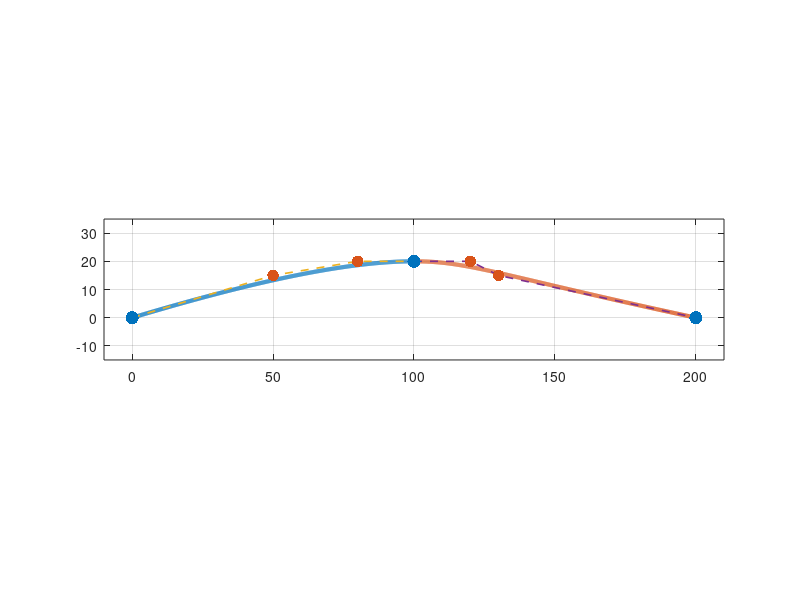

Write MATLAB code to recreate this figure. (Note: this script raises an error after producing the figure.)
clear; clc; close all;

P0 = [0 0];
P1 = [100 20];
P2 = [200 0];

A = [50 15];
B = [80 20];

C = 2*P1 - B;          
D = A - 2*B + 2*C;     

t = linspace(0,1,800);
t = t(:);
u = 1 - t;

B1 = (u.^3)*P0 + 3*(u.^2).*t*A + 3*u.*(t.^2)*B + (t.^3)*P1;
B2 = (u.^3)*P1 + 3*(u.^2).*t*C + 3*u.*(t.^2)*D + (t.^3)*P2;

fig = figure('Color','w','Units','pixels','Position',[100 100 1000 450]);
ax = axes(fig); hold(ax,'on'); grid(ax,'on'); box(ax,'on');

h1 = plot(ax, B1(:,1), B1(:,2), 'LineWidth', 3);
h2 = plot(ax, B2(:,1), B2(:,2), 'LineWidth', 3);

plot(ax, [P0(1) A(1) B(1) P1(1)], [P0(2) A(2) B(2) P1(2)], '--', 'LineWidth', 1.2);
plot(ax, [P1(1) C(1) D(1) P2(1)], [P1(2) C(2) D(2) P2(2)], '--', 'LineWidth', 1.2);

scatter(ax, [P0(1) P1(1) P2(1)], [P0(2) P1(2) P2(2)], 90, 'filled');
scatter(ax, [A(1) B(1) C(1) D(1)], [A(2) B(2) C(2) D(2)], 70, 'filled');

xmin = min([P0(1),A(1),B(1),P1(1),C(1),D(1),P2(1)]);
xmax = max([P0(1),A(1),B(1),P1(1),C(1),D(1),P2(1)]);
ymin = min([P0(2),A(2),B(2),P1(2),C(2),D(2),P2(2)]);
ymax = max([P0(2),A(2),B(2),P1(2),C(2),D(2),P2(2)]);

xlim(ax, [xmin-10, xmax+10]);
ylim(ax, [ymin-15, ymax+15]);
axis(ax, 'equal');

ax.FontSize = 12;
ax.LineWidth = 1.0;
xlabel(ax,'x','FontSize',13);
ylabel(ax,'y','FontSize',13);

legend(ax, [h1 h2], {'B_1(t)','B_2(t)'}, 'Location','southoutside','Orientation','horizontal');

labelPoint(ax, P0, 'P_0(0,0)',      [-8 -12]);
labelPoint(ax, A,  'A(50,15)',      [ 6   8]);
labelPoint(ax, B,  'B(80,20)',      [-18 -10]);
labelPoint(ax, P1, 'P_1(100,20)',   [ 6  -2]);
labelPoint(ax, C,  'C(120,20)',     [ 6   8]);
labelPoint(ax, D,  'D(130,15)',     [ 6  -12]);
labelPoint(ax, P2, 'P_2(200,0)',    [ 6  -12]);

ax.Toolbar.Visible = 'off';
disableDefaultInteractivity(ax);

exportgraphics(fig, 'bezier_highway.pdf', 'ContentType','vector');
exportgraphics(fig, 'bezier_highway.png', 'Resolution',600);

function labelPoint(ax, P, txt, offset)
    text(ax, P(1)+offset(1), P(2)+offset(2), txt, ...
        'FontSize',12, 'FontWeight','bold', 'Interpreter','tex');
end
